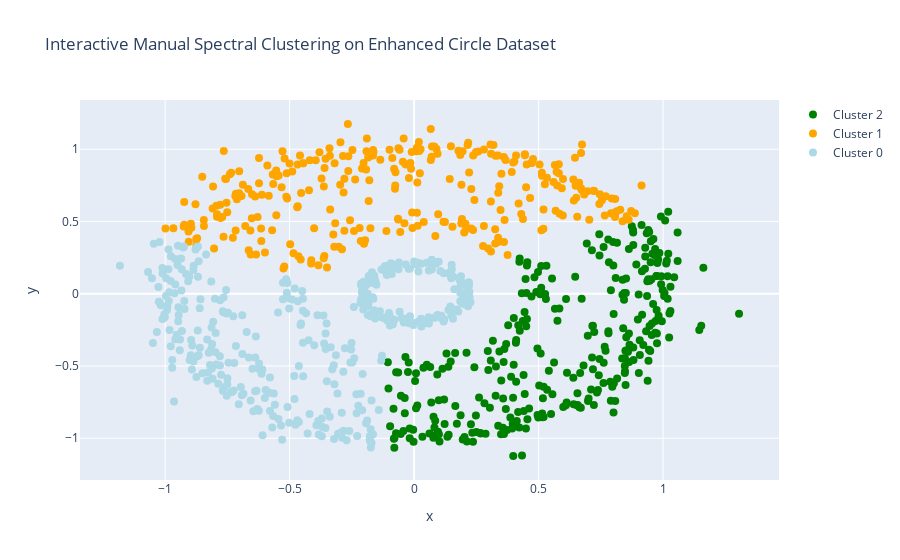

Notebook code for this chart:
### Markdown cell above
# Section 2: Enhanced Circle Dataset
We enhance the raw circle dataset by generating three concentric circles (instead of two) with added noise.

This makes it more complex and non-convex, better demonstrating Spectral Clustering's advantages over K-Means.

Manual Spectral Clustering is set to 3 clusters to match.

### Code cell
# Generate enhanced circle dataset (three circles)
# Outer circle
X_outer, _ = make_circles(n_samples=400, noise=0.1, factor=0.8, random_state=42)
# Middle circle
X_middle, _ = make_circles(n_samples=300, noise=0.05, factor=0.5, random_state=43)
# Inner circle
X_inner, _ = make_circles(n_samples=300, noise=0.02, factor=0.2, random_state=44)

# Combine and add true labels (0: outer, 1: middle, 2: inner)
X_circles = np.vstack([X_outer, X_middle, X_inner])
y_true_circles = np.hstack([np.zeros(400), np.ones(300), np.full(300, 2)])
circle_dataset = pd.DataFrame(X_circles, columns=['x', 'y'])
circle_dataset['true_labels'] = y_true_circles

# Visualize raw enhanced circle data
fig = plt.figure(figsize=(8, 8))
plt.scatter(X_circles[:, 0], X_circles[:, 1], c=y_true_circles, cmap='viridis', s=50)
plt.xlabel('x')
plt.ylabel('y')
plt.title('Raw Enhanced Circle Dataset (Three Concentric Circles, Non-Convex)')
plt.grid()
plt.show()

# Standardize
scaler_circles = MinMaxScaler().fit(X_circles)
X_circles_scaled = scaler_circles.transform(X_circles)

# Fit K-Means on circles (with 3 clusters to match)
kmeans_circles = KMeans(n_clusters=3, init='k-means++', n_init=20, random_state=42).fit(X_circles_scaled)
circle_dataset['kmeans_cluster'] = kmeans_circles.labels_

# Visualize K-Means on circles
fig = plt.figure(figsize=(8, 8))
plt.scatter(X_circles[:, 0], X_circles[:, 1], c=kmeans_circles.labels_, cmap='viridis', s=50)
plt.xlabel('x')
plt.ylabel('y')
plt.title('K-Means on Enhanced Circle Dataset (Struggles with Concentric Shapes)')
plt.grid()
plt.show()

# Manual Spectral Clustering on circles (3 clusters)
spectral_labels_circles = manual_spectral_clustering(X_circles_scaled, n_clusters=3, n_neighbors=15, random_state=42)
circle_dataset['spectral_clusters'] = spectral_labels_circles

# Visualize Manual Spectral Clustering on circles
fig = plt.figure(figsize=(8, 8))
plt.scatter(X_circles[:, 0], X_circles[:, 1], c=spectral_labels_circles, cmap='viridis', s=50)
plt.xlabel('x')
plt.ylabel('y')
plt.title('Manual Spectral Clustering on Enhanced Circle Dataset (Handles Non-Convex Well)')
plt.grid()
plt.show()

# Evaluate Clusters for Circles
sil_kmeans_circles = silhouette_score(X_circles_scaled, kmeans_circles.labels_)
sil_spectral_circles = silhouette_score(X_circles_scaled, spectral_labels_circles)
print(f"Silhouette Score (Circles) - K-Means: {sil_kmeans_circles:.3f}")
print(f"Silhouette Score (Circles) - Manual Spectral: {sil_spectral_circles:.3f}")
# Spectral should outperform K-Means significantly here.

# Interactive Plotly for Circles
colors_circles = ['lightblue', 'orange', 'green']
traces_circles = []
for c in circle_dataset['spectral_clusters'].unique():
    temp = circle_dataset[circle_dataset['spectral_clusters'] == c]
    trace = go.Scatter(x=temp['x'], y=temp['y'], mode='markers', 
                       marker=dict(color=colors_circles[c], size=8), 
                       name=f'Cluster {c}')
    traces_circles.append(trace)

layout_circles = go.Layout(title='Interactive Manual Spectral Clustering on Enhanced Circle Dataset',
                           xaxis=dict(title='x'),
                           yaxis=dict(title='y'),
                           showlegend=True)
fig_circles = go.Figure(data=traces_circles, layout=layout_circles)
plotly.offline.iplot(fig_circles)

### Figure 1 — Plotly figure (JSON) as saved in the notebook; plotly's stock layout.template omitted (floating-point values rounded to 4 significant figures; data arrays with more than 128 entries replaced by an {"elided": "..."} marker saying what was removed)
{"data": [{"marker": {"color": "green", "size": 8}, "mode": "markers", "name": "Cluster 2", "type": "scatter", "x": {"elided": "308 float values"}, "y": {"elided": "308 float values"}}, {"marker": {"color": "orange", "size": 8}, "mode": "markers", "name": "Cluster 1", "type": "scatter", "x": {"elided": "305 float values"}, "y": {"elided": "305 float values"}}, {"marker": {"color": "lightblue", "size": 8}, "mode": "markers", "name": "Cluster 0", "type": "scatter", "x": {"elided": "387 float values"}, "y": {"elided": "387 float values"}}], "layout": {"showlegend": true, "title": {"text": "Interactive Manual Spectral Clustering on Enhanced Circle Dataset"}, "xaxis": {"title": {"text": "x"}}, "yaxis": {"title": {"text": "y"}}}}
